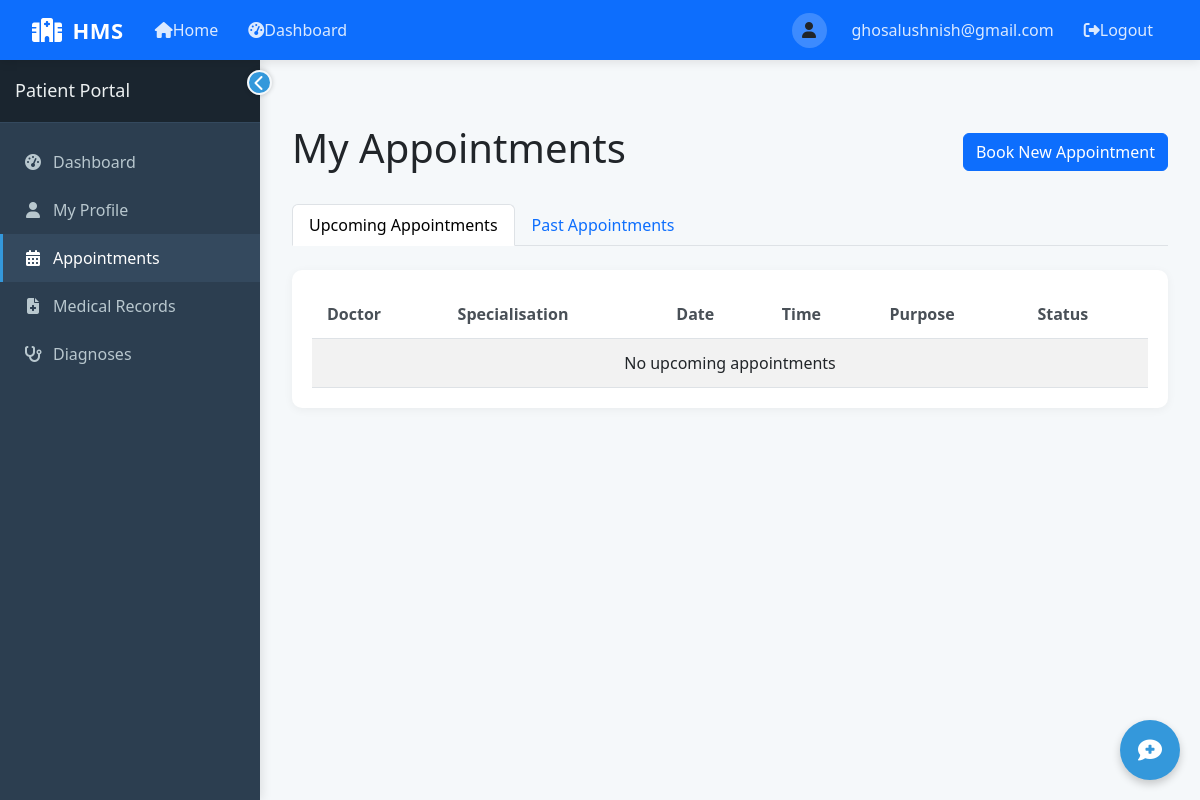
/patient/appointments (signed in), run on an earlier commit of the app's database.
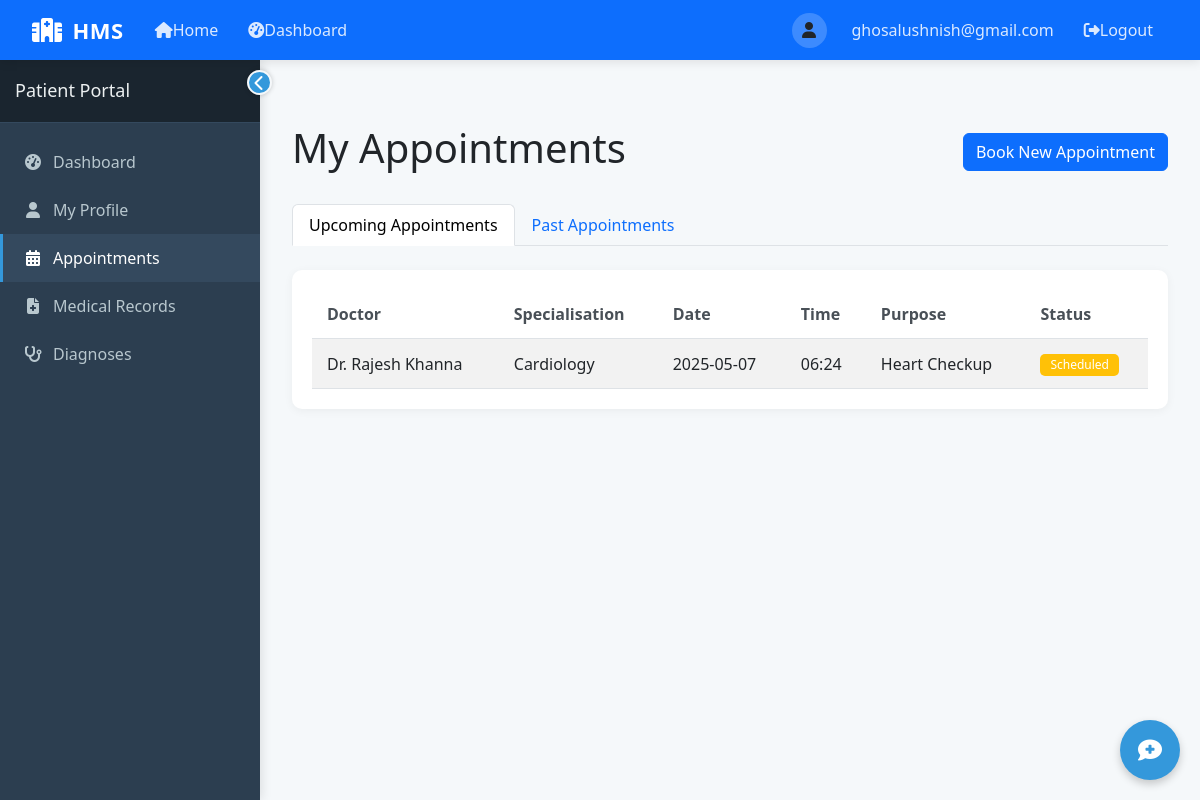
And on a later commit of the database.
### tables this page shows
CREATE TABLE Appointment (
            AppointmentID INTEGER PRIMARY KEY AUTOINCREMENT,
            PatientID INTEGER NOT NULL,
            DoctorID INTEGER NOT NULL,
            Date DATE NOT NULL,
            Time TEXT NOT NULL,
            Status TEXT DEFAULT 'Scheduled' CHECK (Status IN ('Scheduled', 'Completed', 'Cancelled')),
            Purpose TEXT,
            FOREIGN KEY (PatientID) REFERENCES Patient(PatientID),
            FOREIGN KEY (DoctorID) REFERENCES Doctor(DoctorID)
        );

CREATE TABLE Doctor (
            DoctorID INTEGER PRIMARY KEY AUTOINCREMENT,
            Name TEXT NOT NULL,
            Specialisation TEXT NOT NULL,
            Username TEXT NOT NULL UNIQUE,
            Password TEXT NOT NULL,
            ContactNumber TEXT,
            Email TEXT,
            AddedByAdmin INTEGER,
            JoinDate DATE DEFAULT CURRENT_DATE,
            FOREIGN KEY (AddedByAdmin) REFERENCES Admin(AdminID)
        );

### app.py (the view)
@app.route('/patient/appointments')
def patient_appointments():
    if 'user_id' not in session or session['user_type'] != 'patient':
        return redirect(url_for('login'))
    patient_id = session['user_id']
    current_date = datetime.now().strftime('%Y-%m-%d')  # Add current date
    conn = get_db_connection()
    upcoming = conn.execute('''
    SELECT a.*, d.Name as DoctorName, d.Specialisation as DoctorSpecialisation
    FROM Appointment a
    JOIN Doctor d ON a.DoctorID = d.DoctorID
    WHERE a.PatientID = ? AND a.Status = 'Scheduled' AND a.Date >= date('now')
    ORDER BY a.Date, a.Time
    ''', (patient_id,)).fetchall()
    past = conn.execute('''
    SELECT a.*, d.Name as DoctorName, d.Specialisation as DoctorSpecialisation
    FROM Appointment a
    JOIN Doctor d ON a.DoctorID = d.DoctorID
    WHERE a.PatientID = ? AND (a.Status != 'Scheduled' OR a.Date < date('now'))
    ORDER BY a.Date DESC, a.Time
    ''', (patient_id,)).fetchall()
    conn.close()
    return render_template('patient/appointments.html',
                          upcoming=upcoming,
                          past=past,
                          current_date=current_date)  # Add current_date here

### app.py (called while the page is built)
def get_db_connection():
    conn = sqlite3.connect(DB_PATH)
    conn.row_factory = sqlite3.Row
    return conn

### templates/patient/appointments.html (shortened to what this page needs)
{% extends "layout.html" %}
{% block content %}
<div class="container-fluid py-4">
    <div class="d-flex justify-content-between align-items-center mb-4">
        <h1>My Appointments</h1>
        <a href="{{ url_for('patient_book_appointment') }}" class="btn btn-primary">Book New Appointment</a>
    </div>
    <ul class="nav nav-tabs mb-4" id="appointmentTabs" role="tablist">
        <li class="nav-item" role="presentation">
            <button class="nav-link active" id="upcoming-tab" data-bs-toggle="tab" data-bs-target="#upcoming" type="button" role="tab" aria-controls="upcoming" aria-selected="true">Upcoming Appointments</button>
        </li>
        <li class="nav-item" role="presentation">
            <button class="nav-link" id="past-tab" data-bs-toggle="tab" data-bs-target="#past" type="button" role="tab" aria-controls="past" aria-selected="false">Past Appointments</button>
        </li>
    </ul>
    <div class="tab-content" id="appointmentTabsContent">
        <div class="tab-pane fade show active" id="upcoming" role="tabpanel" aria-labelledby="upcoming-tab">
            <div class="card">
                <div class="card-body">
                    <div class="table-responsive">
                        <table class="table table-striped">
                            <thead>
                                <tr>
                                    <th>Doctor</th>
                                    <th>Specialisation</th>
                                    <th>Date</th>
                                    <th>Time</th>
                                    <th>Purpose</th>
                                    <th>Status</th>
                                </tr>
                            </thead>
                            <tbody>
                                {% for appointment in upcoming %}
                                <tr>
                                    <td>{{ appointment.DoctorName }}</td>
                                    <td>{{ appointment.DoctorSpecialisation }}</td>
                                    <td>{{ appointment.Date }}</td>
                                    <td>{{ appointment.Time }}</td>
                                    <td>{{ appointment.Purpose }}</td>
                                    <td>
                                        <span class="badge {% if appointment.Status == 'Scheduled' %}bg-warning{% elif appointment.Status == 'Completed' %}bg-success{% else %}bg-danger{% endif %}">
                                            {{ appointment.Status }}
                                        </span>
                                    </td>
                                </tr>
                                {% else %}
                                <tr>
                                    <td colspan="6" class="text-center">No upcoming appointments</td>
                                </tr>
                                {% endfor %}
                            </tbody>
                        </table>
                    </div>
                </div>
            </div>
        </div>
    </div>
</div>
{% endblock %}

What changed in the data, as far as the page shows it:
added Appointment: DoctorName "Dr. Rajesh Khanna", DoctorSpecialisation "Cardiology", Date "2025-05-07", Time "06:24", Purpose "Heart Checkup", Status "Scheduled"
Also different on the page:
text no longer shown: "No upcoming appointments"
